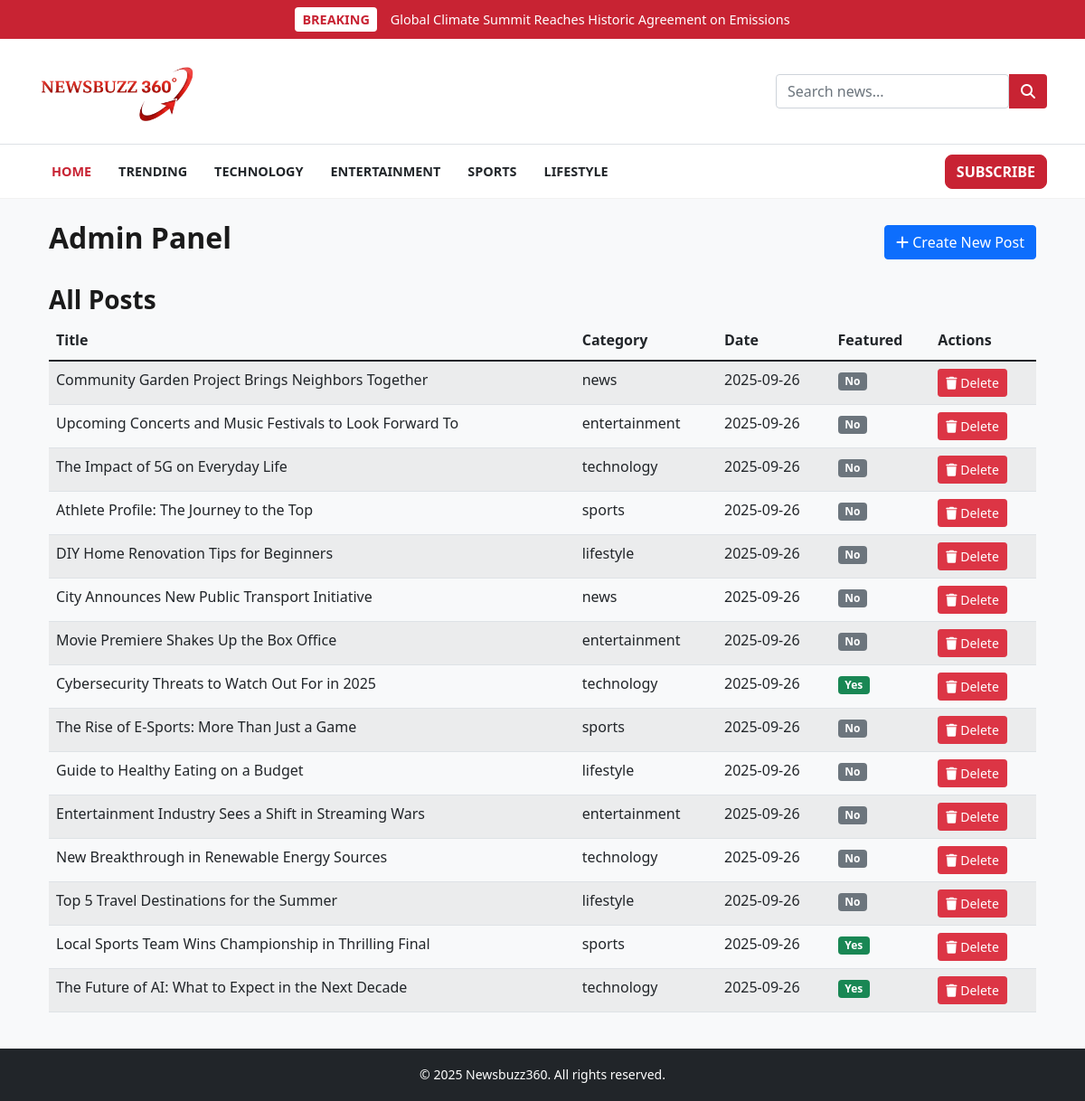
Page /admin (signed in) on the earlier database version.
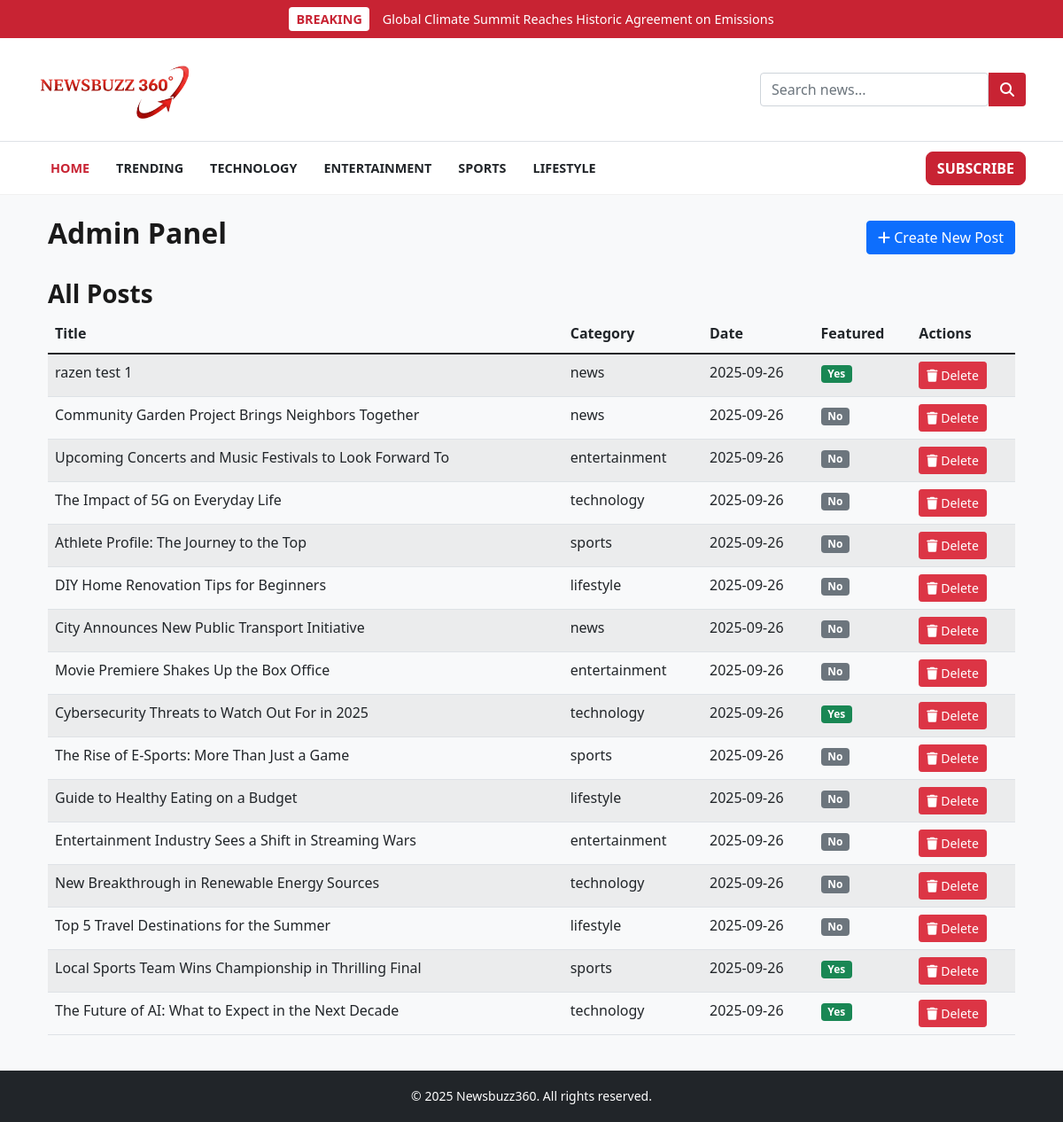
Same page on the later database version.
### models.py (models this page shows, shortened)
class Post(db.Model):
    id = db.Column(db.Integer, primary_key=True)
    title = db.Column(db.String(100), nullable=False)
    subtitle = db.Column(db.String(150), nullable=True)
    content = db.Column(db.Text, nullable=False)
    category = db.Column(db.String(50), nullable=True)
    thumbnail = db.Column(db.String(100), nullable=True)
    featured = db.Column(db.Boolean, default=False)
    created_at = db.Column(db.DateTime, default=datetime.utcnow)

### app.py (the view)
@app.route("/admin")
@login_required
def admin():
    posts = Post.query.order_by(Post.id.desc()).all()
    return render_template("admin.html", posts=posts)

### app.py (called while the page is built)
@login_manager.user_loader
def load_user(user_id):
    return User.query.get(int(user_id))

@app.context_processor
def inject_categories():
    categories = db.session.query(
        Post.category,
        db.func.count(Post.id).label('count')
    ).filter(Post.category.isnot(None)).group_by(Post.category).all()
    current_year = datetime.now().year
    return dict(categories=categories, current_year=current_year)

### templates/admin.html
{% extends "base.html" %}
{% block content %}
<div class="container mt-4">
    <div class="d-flex justify-content-between align-items-center mb-4">
        <h2>Admin Panel</h2>
        <a href="{{ url_for('create_post') }}" class="btn btn-primary">
            <i class="fas fa-plus"></i> Create New Post
        </a>
    </div>
    <div class="row">
        <div class="col-md-12">
            <h3>All Posts</h3>
            {% if posts %}
            <div class="table-responsive">
                <table class="table table-striped">
                    <thead>
                        <tr>
                            <th>Title</th>
                            <th>Category</th>
                            <th>Date</th>
                            <th>Featured</th>
                            <th>Actions</th>
                        </tr>
                    </thead>
                    <tbody>
                        {% for post in posts %}
                        <tr>
                            <td>{{ post.title }}</td>
                            <td>{{ post.category or 'Uncategorized' }}</td>
                            <td>{{ post.created_at.strftime('%Y-%m-%d') if post.created_at else 'N/A' }}</td>
                            <td>
                                {% if post.featured %}
                                <span class="badge bg-success">Yes</span>
                                {% else %}
                                <span class="badge bg-secondary">No</span>
                                {% endif %}
                            </td>
                            <td>
                                <a href="{{ url_for('delete', id=post.id) }}" class="btn btn-sm btn-danger" onclick="return confirm('Are you sure you want to delete this post?')">
                                    <i class="fas fa-trash"></i> Delete
                                </a>
                            </td>
                        </tr>
                        {% endfor %}
                    </tbody>
                </table>
            </div>
            {% else %}
            <div class="alert alert-info">
                No posts yet. <a href="{{ url_for('create_post') }}">Create your first post</a>.
            </div>
            {% endif %}
        </div>
    </div>
</div>
{% endblock %}

Differences in the rows shown:
added Post: title "razen test 1", category "news", created_at "2025-09-26", featured "Yes"
